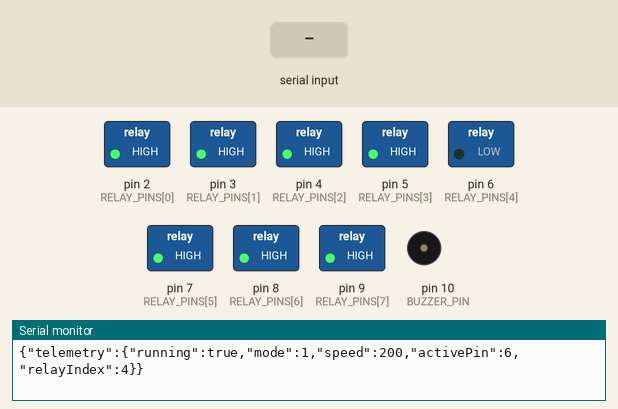
Simulated run of this sketch. Board: Arduino Uno, built with avr-gcc and run on an emulated ATmega328P. On the bench: switched loads named in the sketch (green lamp = pin HIGH), buzzer (waves = sounding, pin HIGH), the last lines printed to the serial monitor. Dashed ring = blinking. The test bench sets the inputs (shaded band).

Above: at 1.2 s.
1.3 s: "STOP\n" received over Serial
At 2.5 s:
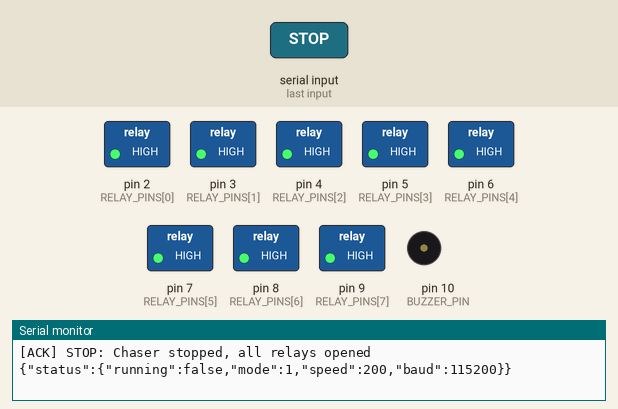
2.8 s: "START\n" received over Serial
At 4.12 s:
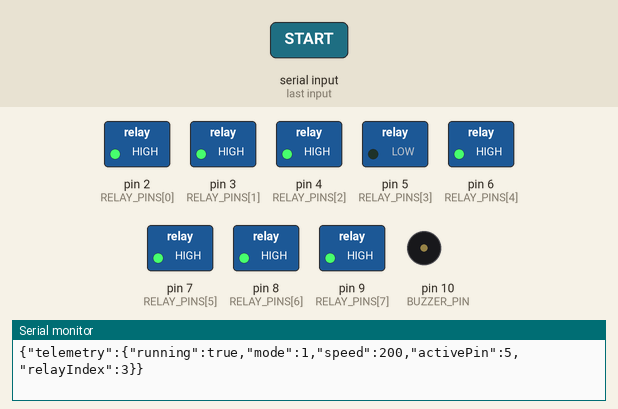
At 4.52 s:
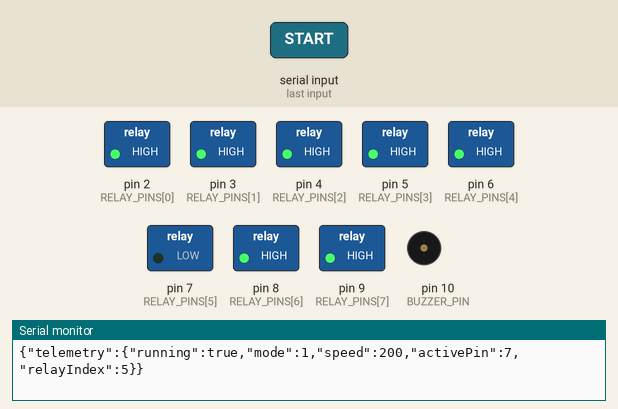
5.8 s: "START\n" received over Serial
Timing chart, 0 to 14.8 s (numbered marks = the images above; inputs shaded):
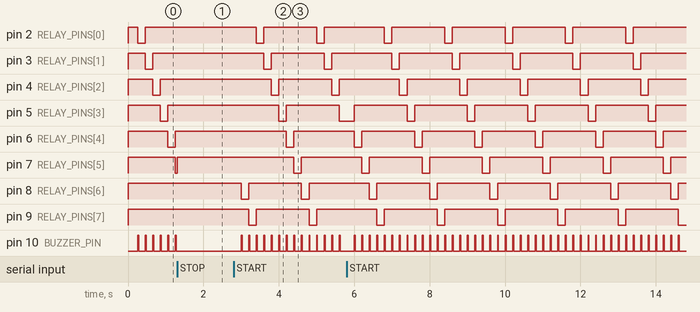

Measured:
- after the input at 1.3 s, pin 2 (RELAY_PINS[0]): stays HIGH (without the input it goes to LOW after 0.55 s); pin 3 (RELAY_PINS[1]): stays HIGH (without the input it goes to LOW after 0.75 s)
- after the input at 2.8 s, pin 2 (RELAY_PINS[0]): alternates HIGH for 1.4 s and LOW for 0.20 s, starting after 0.60 s; pin 3 (RELAY_PINS[1]): alternates HIGH for 1.4 s and LOW for 0.20 s, starting after 0.80 s
- by itself, pin 10 (BUZZER_PIN): alternates HIGH for 0.03 s and LOW for 0.18 s

The sketch:

sketch.ino
```cpp
/*
  =============================================================================
  Project: IoT Based LED Chaser (Running Lights)
  Target:  Arduino Uno R3 (ATmega328P) - Wokwi Online Simulation
  Baud:    115200 bps
  Logic:   Active-LOW Relay Module (LOW = ON, HIGH = OFF)
  Timing:  Non-blocking millis() state machine
  =============================================================================
*/

const uint8_t RELAY_PINS[8] = {2, 3, 4, 5, 6, 7, 8, 9};
const uint8_t BUZZER_PIN    = 10;
const uint8_t NUM_LEDS      = 8;

#define RELAY_ACTIVE   LOW
#define RELAY_INACTIVE HIGH

bool isRunning = true;
int currentMode = 1;
unsigned long stepInterval = 200;
unsigned long lastStepTime = 0;

int stepIndex = 0;
int bounceDirection = 1;
bool blinkState = false;

unsigned long buzzerStartTime = 0;
const unsigned long BUZZER_BEEP_DURATION = 25;
bool isBuzzerActive = false;

String inputString = "";
bool stringComplete = false;

void turnAllRelaysOff();
void triggerBuzzer();
void updateBuzzer();
void executeChaserStep();
void processCommand(String cmd);
void printStatusJson();
void printHelp();

void setup() {
  for (uint8_t i = 0; i < NUM_LEDS; i++) {
    digitalWrite(RELAY_PINS[i], RELAY_INACTIVE);
    pinMode(RELAY_PINS[i], OUTPUT);
  }

  pinMode(BUZZER_PIN, OUTPUT);
  digitalWrite(BUZZER_PIN, LOW);

  Serial.begin(115200);
  inputString.reserve(64);

  Serial.println(F("\n=================================================="));
  Serial.println(F("  IoT Based LED Chaser (Running Lights) - Wokwi   "));
  Serial.println(F("  Hardware: Arduino Uno R3 + 8-Ch Relay Module    "));
  Serial.println(F("  Baud Rate: 115200 | millis() Engine Active      "));
  Serial.println(F("=================================================="));
  printHelp();
  printStatusJson();

  lastStepTime = millis();
}

void loop() {
  unsigned long currentMillis = millis();

  updateBuzzer();

  if (stringComplete) {
    inputString.trim();
    if (inputString.length() > 0) {
      processCommand(inputString);
    }
    inputString = "";
    stringComplete = false;
  }

  if (isRunning) {
    if (currentMillis - lastStepTime >= stepInterval) {
      lastStepTime = currentMillis;
      executeChaserStep();
    }
  }
}

void serialEvent() {
  while (Serial.available()) {
    char inChar = (char)Serial.read();
    if (inChar == '\n' || inChar == '\r') {
      if (inputString.length() > 0) {
        stringComplete = true;
      }
    } else {
      inputString += inChar;
    }
  }
}

void processCommand(String cmd) {
  cmd.toUpperCase();

  if (cmd == "START") {
    isRunning = true;
    lastStepTime = millis();
    Serial.println(F("[ACK] START: Chaser running"));
    printStatusJson();
  }
  else if (cmd == "STOP") {
    isRunning = false;
    turnAllRelaysOff();
    Serial.println(F("[ACK] STOP: Chaser stopped, all relays opened"));
    printStatusJson();
  }
  else if (cmd.startsWith("SPEED:")) {
    long newSpeed = cmd.substring(6).toInt();
    if (newSpeed >= 30 && newSpeed <= 3000) {
      stepInterval = (unsigned long)newSpeed;
      Serial.print(F("[ACK] SPEED updated to: "));
      Serial.print(stepInterval);
      Serial.println(F(" ms"));
      printStatusJson();
    } else {
      Serial.println(F("[ERR] Invalid SPEED. Range: 30 to 3000 ms"));
    }
  }
  else if (cmd.startsWith("MODE:")) {
    int newMode = cmd.substring(5).toInt();
    if (newMode >= 1 && newMode <= 4) {
      currentMode = newMode;
      stepIndex = 0;
      bounceDirection = 1;
      blinkState = false;
      turnAllRelaysOff();
      Serial.print(F("[ACK] MODE switched to: "));
      Serial.println(currentMode);
      printStatusJson();
    } else {
      Serial.println(F("[ERR] Invalid MODE. Valid values: 1, 2, 3, 4"));
    }
  }
  else if (cmd == "STATUS") {
    printStatusJson();
  }
  else if (cmd == "HELP") {
    printHelp();
  }
  else {
    Serial.print(F("[ERR] Unknown command: "));
    Serial.println(cmd);
  }
}

void executeChaserStep() {
  turnAllRelaysOff();
  int activeRelay = -1;

  switch (currentMode) {
    case 1:
      activeRelay = stepIndex;
      digitalWrite(RELAY_PINS[activeRelay], RELAY_ACTIVE);
      triggerBuzzer();
      stepIndex = (stepIndex + 1) % NUM_LEDS;
      break;

    case 2:
      activeRelay = (NUM_LEDS - 1) - stepIndex;
      digitalWrite(RELAY_PINS[activeRelay], RELAY_ACTIVE);
      triggerBuzzer();
      stepIndex = (stepIndex + 1) % NUM_LEDS;
      break;

    case 3:
      activeRelay = stepIndex;
      digitalWrite(RELAY_PINS[activeRelay], RELAY_ACTIVE);
      triggerBuzzer();
      stepIndex += bounceDirection;
      if (stepIndex >= NUM_LEDS - 1) {
        stepIndex = NUM_LEDS - 1;
        bounceDirection = -1;
      } else if (stepIndex <= 0) {
        stepIndex = 0;
        bounceDirection = 1;
      }
      break;

    case 4:
      blinkState = !blinkState;
      for (uint8_t i = 0; i < NUM_LEDS; i++) {
        digitalWrite(RELAY_PINS[i], blinkState ? RELAY_ACTIVE : RELAY_INACTIVE);
      }
      if (blinkState) {
        triggerBuzzer();
        activeRelay = 99;
      } else {
        activeRelay = -1;
      }
      break;

    default:
      currentMode = 1;
      stepIndex = 0;
      break;
  }

  Serial.print(F("{\"telemetry\":{\"running\":"));
  Serial.print(isRunning ? F("true") : F("false"));
  Serial.print(F(",\"mode\":"));
  Serial.print(currentMode);
  Serial.print(F(",\"speed\":"));
  Serial.print(stepInterval);
  Serial.print(F(",\"activePin\":"));
  if (activeRelay >= 0 && activeRelay < NUM_LEDS) {
    Serial.print(RELAY_PINS[activeRelay]);
  } else if (activeRelay == 99) {
    Serial.print(F("\"ALL\""));
  } else {
    Serial.print(F("\"NONE\""));
  }
  Serial.print(F(",\"relayIndex\":"));
  Serial.print(activeRelay);
  Serial.println(F("}}"));
}

void turnAllRelaysOff() {
  for (uint8_t i = 0; i < NUM_LEDS; i++) {
    digitalWrite(RELAY_PINS[i], RELAY_INACTIVE);
  }
}

void triggerBuzzer() {
  digitalWrite(BUZZER_PIN, HIGH);
  buzzerStartTime = millis();
  isBuzzerActive = true;
}

void updateBuzzer() {
  if (isBuzzerActive) {
    if (millis() - buzzerStartTime >= BUZZER_BEEP_DURATION) {
      digitalWrite(BUZZER_PIN, LOW);
      isBuzzerActive = false;
    }
  }
}

void printStatusJson() {
  Serial.print(F("{\"status\":{\"running\":"));
  Serial.print(isRunning ? F("true") : F("false"));
  Serial.print(F(",\"mode\":"));
  Serial.print(currentMode);
  Serial.print(F(",\"speed\":"));
  Serial.print(stepInterval);
  Serial.print(F(",\"baud\":115200"));
  Serial.println(F("}}"));
}

void printHelp() {
  Serial.println(F("--- Available Serial Commands ---"));
  Serial.println(F("  START         : Start LED chaser animation"));
  Serial.println(F("  STOP          : Stop chaser & deactivate all relays"));
  Serial.println(F("  SPEED:<ms>    : Set step delay in ms (30 - 3000)"));
  Serial.println(F("  MODE:<1-4>    : 1=Forward, 2=Reverse, 3=Bounce, 4=All-Blink"));
  Serial.println(F("  STATUS        : Output JSON state telemetry"));
  Serial.println(F("  HELP          : Show this instruction guide"));
  Serial.println(F("---------------------------------"));
}
```
